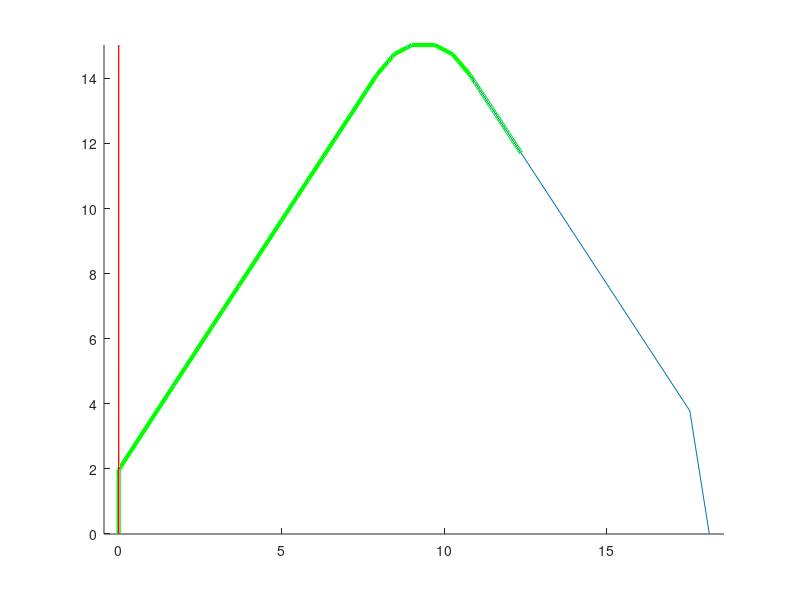

The MATLAB script that drew this image:
%function []=posVect(pnt0)
 close all, clear all, clc
% pnt0=[0 0 0;...
%       1 1 0;...
%       2 1 1;...
%       3 0 1];
PosVect=[0         1.9750    0     ;...
         2.0698    3.1752    0.2778;...
         5.8599    8.9562    1.0997;...
         0.5384    0.6351    0.5329;...
         0.5412    0.2851    0.7832;...
         0.7082    0.0000    1.0905;...
         0.5412   -0.2851    0.7832;...
         0.5384   -0.6351    0.5329;...
         6.7535  -10.3219    1.2674;...
         0.5996   -3.7850    0.0661];  

N=length(PosVect(:,1))+1;
pnt0=zeros(N,3);
pntP=zeros(N,3);
li  =zeros(N,1);
sl  =zeros(N,1);
eta =zeros(N,1);
n=[1 0 0]';
prj=eye(3)-n*n';
%project vector on a plane 
for i=2:N
    pnt0(i,:)=[sum(PosVect(1:i-1,1)),sum(PosVect(1:i-1,2)),sum(PosVect(1:i-1,3))];    
    pntP(i,:)=(prj*pnt0(i,:)')';  
    li(i)=norm(pntP(i,:)'-pntP(i-1,:)');
    sl(i)=sl(i-1)+li(i);
end
L=sl(end);
for i=2:N
    eta(i)=sl(i)/L;
end

etaS=0.8;
ieta=1;
while eta(ieta)<etaS
    
    if eta(ieta)<etaS,disp([num2str(ieta)]), end
    ieta=ieta+1;
end
ieta=ieta-1;
C=((pnt0(ieta+1,:)'-pnt0(ieta,:)')*(etaS-eta(ieta))+pnt0(ieta,:)')';

    
        
    
hold on, axis equal    
plot3(pnt0(:,1),pnt0(:,2),pnt0(:,3))  
plot3(pntP(:,1),pntP(:,2),pntP(:,3),'r')
plot3([pnt0(1:ieta,1);C(1)],[pnt0(1:ieta,2);C(2)],[pnt0(1:ieta,3);C(3)],'g','Linewidth',3)
